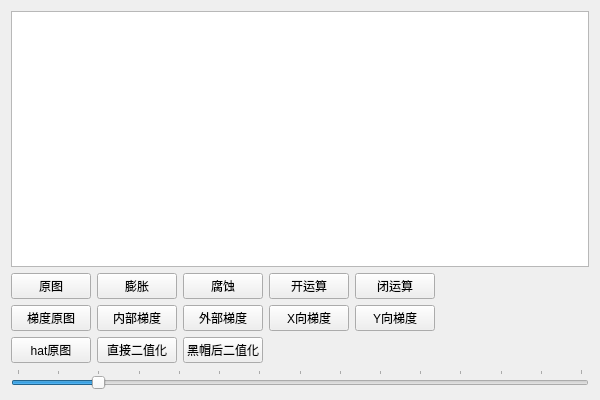
<?xml version="1.0" encoding="UTF-8"?>
<ui version="4.0">
 <class>morphologyExWithCVClass</class>
 <widget class="QWidget" name="morphologyExWithCVClass">
  <property name="geometry">
   <rect>
    <x>0</x>
    <y>0</y>
    <width>600</width>
    <height>400</height>
   </rect>
  </property>
  <property name="windowTitle">
   <string>morphologyExWithCV</string>
  </property>
  <layout class="QGridLayout" name="gridLayout">
   <item row="1" column="4">
    <widget class="QPushButton" name="pushButton_5">
     <property name="text">
      <string>闭运算</string>
     </property>
    </widget>
   </item>
   <item row="2" column="2">
    <widget class="QPushButton" name="pushButton_7">
     <property name="text">
      <string>外部梯度</string>
     </property>
    </widget>
   </item>
   <item row="1" column="3">
    <widget class="QPushButton" name="pushButton_4">
     <property name="text">
      <string>开运算</string>
     </property>
    </widget>
   </item>
   <item row="1" column="0">
    <widget class="QPushButton" name="pushButton">
     <property name="text">
      <string>原图</string>
     </property>
    </widget>
   </item>
   <item row="1" column="1">
    <widget class="QPushButton" name="pushButton_2">
     <property name="text">
      <string>膨胀</string>
     </property>
    </widget>
   </item>
   <item row="2" column="4">
    <widget class="QPushButton" name="pushButton_10">
     <property name="text">
      <string>Y向梯度</string>
     </property>
    </widget>
   </item>
   <item row="2" column="1">
    <widget class="QPushButton" name="pushButton_6">
     <property name="text">
      <string>内部梯度</string>
     </property>
    </widget>
   </item>
   <item row="1" column="5">
    <spacer name="horizontalSpacer">
     <property name="orientation">
      <enum>Qt::Horizontal</enum>
     </property>
     <property name="sizeHint" stdset="0">
      <size>
       <width>40</width>
       <height>20</height>
      </size>
     </property>
    </spacer>
   </item>
   <item row="4" column="0" colspan="6">
    <widget class="QSlider" name="horizontalSlider">
     <property name="minimum">
      <number>1</number>
     </property>
     <property name="maximum">
      <number>15</number>
     </property>
     <property name="sliderPosition">
      <number>3</number>
     </property>
     <property name="orientation">
      <enum>Qt::Horizontal</enum>
     </property>
     <property name="invertedControls">
      <bool>false</bool>
     </property>
     <property name="tickPosition">
      <enum>QSlider::TicksAbove</enum>
     </property>
     <property name="tickInterval">
      <number>1</number>
     </property>
    </widget>
   </item>
   <item row="1" column="2">
    <widget class="QPushButton" name="pushButton_3">
     <property name="text">
      <string>腐蚀</string>
     </property>
    </widget>
   </item>
   <item row="2" column="3">
    <widget class="QPushButton" name="pushButton_9">
     <property name="text">
      <string>X向梯度</string>
     </property>
    </widget>
   </item>
   <item row="0" column="0" colspan="6">
    <widget class="pGraphicsViewer" name="graphicsView"/>
   </item>
   <item row="2" column="0">
    <widget class="QPushButton" name="pushButton_8">
     <property name="text">
      <string>梯度原图</string>
     </property>
    </widget>
   </item>
   <item row="3" column="0">
    <widget class="QPushButton" name="pushButton_11">
     <property name="text">
      <string>hat原图</string>
     </property>
    </widget>
   </item>
   <item row="3" column="1">
    <widget class="QPushButton" name="pushButton_12">
     <property name="text">
      <string>直接二值化</string>
     </property>
    </widget>
   </item>
   <item row="3" column="2">
    <widget class="QPushButton" name="pushButton_13">
     <property name="text">
      <string>黑帽后二值化</string>
     </property>
    </widget>
   </item>
  </layout>
 </widget>
 <layoutdefault spacing="6" margin="11"/>
 <customwidgets>
  <customwidget>
   <class>pGraphicsViewer</class>
   <extends>QGraphicsView</extends>
   <header>../GraphicsViewer/pGraphicsViewer.h</header>
  </customwidget>
 </customwidgets>
 <resources>
  <include location="morphologyExWithCV.qrc"/>
 </resources>
 <connections/>
</ui>
